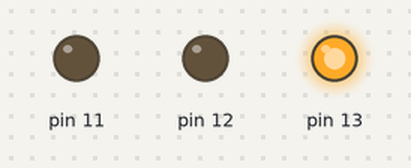
Bench run of a sketch on a simulated Arduino Uno, built with avr-gcc and run on an emulated ATmega328P. Parts: output pins drawn as LEDs (lit = HIGH).

Above: at 0.05 s.
At 0.8 s:
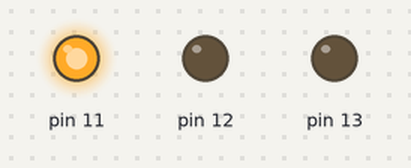
At 1.55 s:
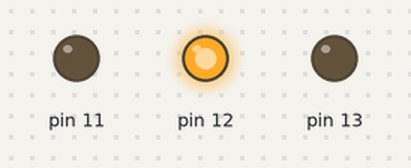
At 2.75 s:
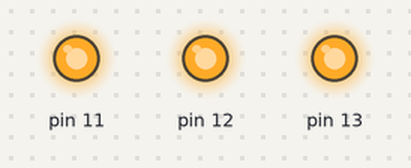
At 3.3 s:
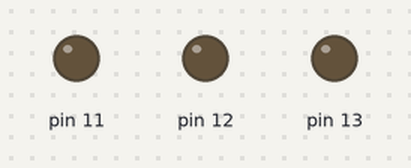
Timing chart, 0 to 4.8 s (numbered marks = the images above):
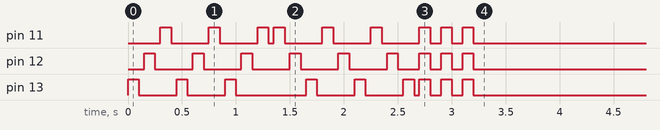

The sketch:

ligarluzes.ino
```cpp
// C++ code
//
void setup()
{
  pinMode(13, OUTPUT);
  pinMode(12, OUTPUT);
  pinMode(11, OUTPUT);
}
int a=0;
int b=0;
int c=0;

void loop()
{

  for(a;a<=2;a++){
      //LED VERDE
      digitalWrite(13, HIGH);
      delay(100); // Wait for 1000 millisecond(s)
      digitalWrite(13, LOW);
      delay(50); // Wait for 1000 millisecond(s)

      //LED AMARELO
      digitalWrite(12, HIGH);
      delay(100); // Wait for 1000 millisecond(s)
      digitalWrite(12, LOW);
      delay(50); // Wait for 1000 millisecond(s)

      //LED VERMELHO
      digitalWrite(11, HIGH);
      delay(100); // Wait for 1000 millisecond(s)
      digitalWrite(11, LOW);
      delay(50); // Wait for 1000 millisecond(s)
    }

  for(b; b<=2; b++){
      digitalWrite(11, HIGH);
      delay(100);
      digitalWrite(11, LOW);
      delay(50);

        digitalWrite(12, HIGH);
      delay(100);
      digitalWrite(12, LOW);
      delay(50);

        digitalWrite(13, HIGH);
      delay(100);
      digitalWrite(13, LOW);
      delay(50);
  }


  for(c ;c<=2; c++){
      digitalWrite(13, HIGH);
      digitalWrite(12, HIGH);
      digitalWrite(11, HIGH);
      delay(100);
      digitalWrite(13, LOW);
      digitalWrite(12, LOW);
      digitalWrite(11, LOW);
      delay(100);
  }


}
```

Measured:
- by itself, pin 11: LOW → HIGH at 0.30 s, → LOW 0.10 s later, → HIGH 0.35 s later, → LOW 0.10 s later, … (18 changes in this stretch)
- by itself, pin 12: LOW → HIGH at 0.15 s, → LOW 0.10 s later, → HIGH 0.35 s later, → LOW 0.10 s later, … (18 changes in this stretch)
- by itself, pin 13: LOW → HIGH at 0.00 s, → LOW 0.10 s later, → HIGH 0.35 s later, → LOW 0.10 s later, … (18 changes in this stretch)
